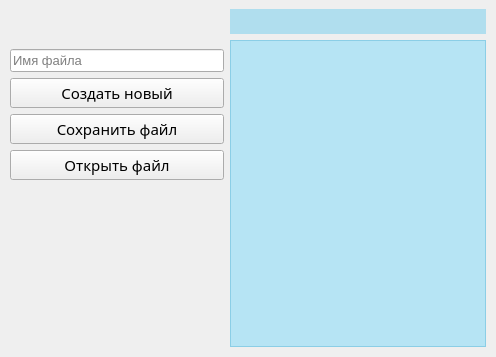
<?xml version="1.0" encoding="UTF-8"?>
<ui version="4.0">
 <class>MainWindow</class>
 <widget class="QMainWindow" name="MainWindow">
  <property name="geometry">
   <rect>
    <x>0</x>
    <y>0</y>
    <width>496</width>
    <height>357</height>
   </rect>
  </property>
  <property name="minimumSize">
   <size>
    <width>469</width>
    <height>297</height>
   </size>
  </property>
  <property name="maximumSize">
   <size>
    <width>642</width>
    <height>413</height>
   </size>
  </property>
  <property name="windowTitle">
   <string>Текстовый редактор</string>
  </property>
  <property name="windowIcon">
   <iconset>
    <normaloff>logo.png</normaloff>logo.png</iconset>
  </property>
  <property name="styleSheet">
   <string notr="true">#IOfield {
	background-color: rgba(48, 200, 255, 0.3);
}

#workingOnLabel {
	background-color: rgba(28, 180, 235, 0.3);
}</string>
  </property>
  <widget class="QWidget" name="centralwidget">
   <layout class="QHBoxLayout" name="horizontalLayout">
    <property name="leftMargin">
     <number>10</number>
    </property>
    <property name="rightMargin">
     <number>10</number>
    </property>
    <property name="bottomMargin">
     <number>10</number>
    </property>
    <item>
     <layout class="QVBoxLayout" name="verticalLayout">
      <item>
       <spacer name="verticalSpacer_2">
        <property name="orientation">
         <enum>Qt::Vertical</enum>
        </property>
        <property name="sizeType">
         <enum>QSizePolicy::Maximum</enum>
        </property>
        <property name="sizeHint" stdset="0">
         <size>
          <width>20</width>
          <height>40</height>
         </size>
        </property>
       </spacer>
      </item>
      <item>
       <widget class="QLineEdit" name="fileNameInput">
        <property name="minimumSize">
         <size>
          <width>123</width>
          <height>22</height>
         </size>
        </property>
        <property name="font">
         <font>
          <pointsize>10</pointsize>
         </font>
        </property>
        <property name="placeholderText">
         <string>Имя файла</string>
        </property>
       </widget>
      </item>
      <item>
       <widget class="QPushButton" name="createButton">
        <property name="minimumSize">
         <size>
          <width>123</width>
          <height>28</height>
         </size>
        </property>
        <property name="font">
         <font>
          <family>Yu Gothic UI Semilight</family>
          <pointsize>11</pointsize>
         </font>
        </property>
        <property name="text">
         <string>Создать новый</string>
        </property>
       </widget>
      </item>
      <item>
       <widget class="QPushButton" name="saveButton">
        <property name="minimumSize">
         <size>
          <width>123</width>
          <height>28</height>
         </size>
        </property>
        <property name="font">
         <font>
          <family>Yu Gothic UI Semilight</family>
          <pointsize>11</pointsize>
         </font>
        </property>
        <property name="text">
         <string>Сохранить файл</string>
        </property>
       </widget>
      </item>
      <item>
       <widget class="QPushButton" name="openButton">
        <property name="minimumSize">
         <size>
          <width>123</width>
          <height>28</height>
         </size>
        </property>
        <property name="font">
         <font>
          <family>Yu Gothic UI Semilight</family>
          <pointsize>11</pointsize>
         </font>
        </property>
        <property name="text">
         <string>Открыть файл</string>
        </property>
       </widget>
      </item>
      <item>
       <spacer name="verticalSpacer">
        <property name="orientation">
         <enum>Qt::Vertical</enum>
        </property>
        <property name="sizeHint" stdset="0">
         <size>
          <width>20</width>
          <height>40</height>
         </size>
        </property>
       </spacer>
      </item>
     </layout>
    </item>
    <item>
     <layout class="QVBoxLayout" name="verticalLayout_2">
      <item>
       <widget class="QLabel" name="workingOnLabel">
        <property name="minimumSize">
         <size>
          <width>0</width>
          <height>25</height>
         </size>
        </property>
        <property name="font">
         <font>
          <pointsize>10</pointsize>
         </font>
        </property>
        <property name="text">
         <string/>
        </property>
        <property name="alignment">
         <set>Qt::AlignCenter</set>
        </property>
       </widget>
      </item>
      <item>
       <widget class="QPlainTextEdit" name="IOfield">
        <property name="enabled">
         <bool>false</bool>
        </property>
        <property name="font">
         <font>
          <pointsize>12</pointsize>
         </font>
        </property>
       </widget>
      </item>
     </layout>
    </item>
   </layout>
  </widget>
 </widget>
 <resources/>
 <connections/>
</ui>
